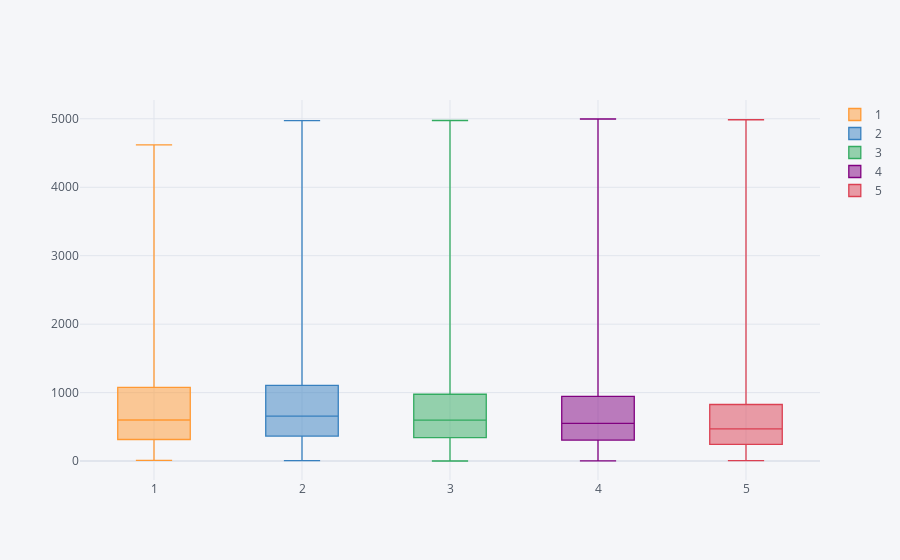

Here is the notebook cell this chart was saved with:
### Markdown cell above
**Create a boxplot of text length for each star category.**

### Code cell
df[['stars', 'length']].pivot(columns='stars', values='length').iplot(kind='box')

#sns.boxplot(x='stars',y='length',data=df)

### Figure 1 — Plotly figure (JSON) as saved in the notebook; plotly's stock layout.template omitted (floating-point values rounded to 4 significant figures; data arrays with more than 128 entries replaced by an {"elided": "..."} marker saying what was removed)
{"data": [{"boxpoints": false, "line": {"width": 1.3}, "marker": {"color": "rgba(255, 153, 51, 1.0)"}, "name": "1", "orientation": "v", "type": "box", "y": {"elided": "10000 int values"}}, {"boxpoints": false, "line": {"width": 1.3}, "marker": {"color": "rgba(55, 128, 191, 1.0)"}, "name": "2", "orientation": "v", "type": "box", "y": {"elided": "10000 int values"}}, {"boxpoints": false, "line": {"width": 1.3}, "marker": {"color": "rgba(50, 171, 96, 1.0)"}, "name": "3", "orientation": "v", "type": "box", "y": {"elided": "10000 int values"}}, {"boxpoints": false, "line": {"width": 1.3}, "marker": {"color": "rgba(128, 0, 128, 1.0)"}, "name": "4", "orientation": "v", "type": "box", "y": {"elided": "10000 int values"}}, {"boxpoints": false, "line": {"width": 1.3}, "marker": {"color": "rgba(219, 64, 82, 1.0)"}, "name": "5", "orientation": "v", "type": "box", "y": {"elided": "10000 int values"}}], "layout": {"legend": {"bgcolor": "#F5F6F9", "font": {"color": "#4D5663"}}, "paper_bgcolor": "#F5F6F9", "plot_bgcolor": "#F5F6F9", "title": {"font": {"color": "#4D5663"}}, "xaxis": {"gridcolor": "#E1E5ED", "showgrid": true, "tickfont": {"color": "#4D5663"}, "title": {"font": {"color": "#4D5663"}, "text": ""}, "zerolinecolor": "#E1E5ED"}, "yaxis": {"gridcolor": "#E1E5ED", "showgrid": true, "tickfont": {"color": "#4D5663"}, "title": {"font": {"color": "#4D5663"}, "text": ""}, "zerolinecolor": "#E1E5ED"}}}
